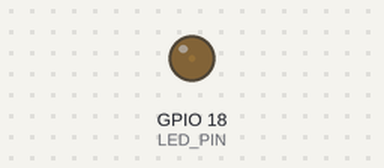
Recording of a program running on a simulated ESP32. Shown: output pins drawn as LEDs (lit = HIGH). What the program prints to the serial monitor is not drawn.

Above: at 0.05 s.
At 1.15 s:
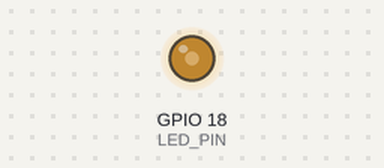
At 2.3 s:
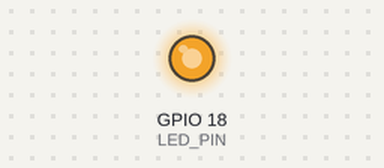
At 4.6 s:
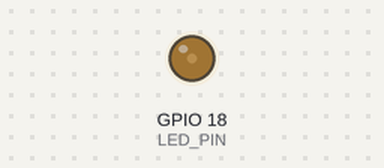
Timing chart, 0 to 6.7 s (numbered marks = the images above):
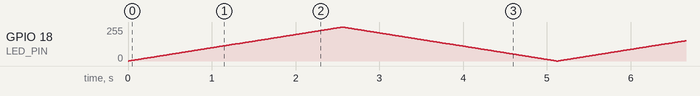

The program:

main.cpp
```cpp
#include <Arduino.h>

constexpr uint8_t  LED_PIN        = 18;
constexpr uint8_t  PWM_CHANNEL    = 0;      // 0-15 on ESP32
constexpr uint32_t PWM_FREQUENCY  = 5000;
constexpr uint8_t  PWM_RESOLUTION = 8;
constexpr uint16_t PWM_MAX_DUTY   = (1 << PWM_RESOLUTION) - 1;   // 255

void setup() {
    Serial.begin(115200);

    // Configure the PWM channel (returns the actual frequency, or 0 on failure)
    double actualFreq = ledcSetup(PWM_CHANNEL, PWM_FREQUENCY, PWM_RESOLUTION);

    if (actualFreq == 0) {
        Serial.println("ERROR: PWM setup failed.");
        while (true) {
            delay(1000);
        }
    }

    // Connect the GPIO pin to the PWM channel
    ledcAttachPin(LED_PIN, PWM_CHANNEL);

    ledcWrite(PWM_CHANNEL, 0);
    Serial.println("ESP32 PWM LED Fade Started");
}

void loop() {
    // Fade in
    for (int duty = 0; duty <= PWM_MAX_DUTY; duty++) {
        ledcWrite(PWM_CHANNEL, duty);
        delay(10);
    }

    // Fade out
    for (int duty = PWM_MAX_DUTY; duty >= 0; duty--) {
        ledcWrite(PWM_CHANNEL, duty);
        delay(10);
    }
}
```
